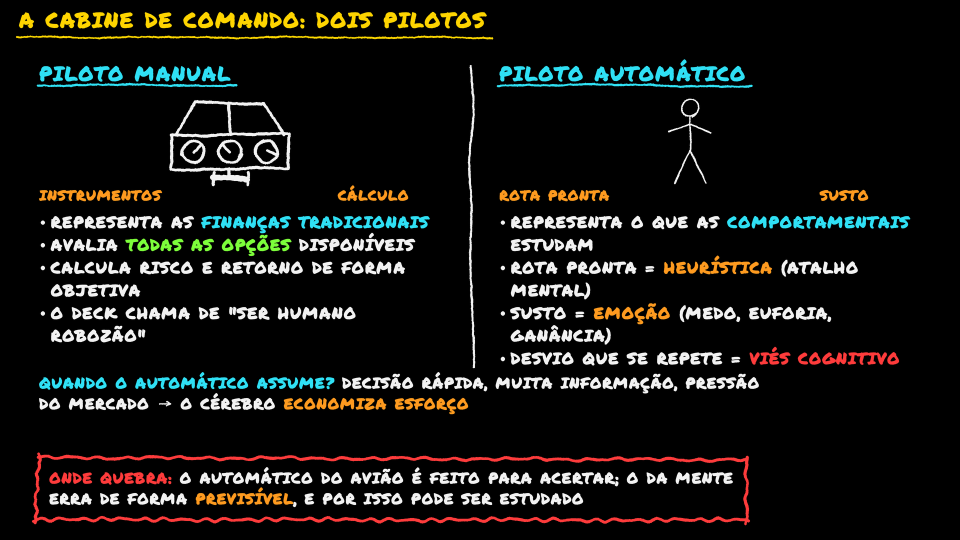
#> input picture aulas-certificacoes/materiais/cpro-r/lousas/r1-financas-comportamentais/r1a_2_cabine.png, 1920 x 1080 px (shown at 1/2 size)
$ python -i conferir_lousas.py   (imports and definitions only)
#> lines starting #> are read from the running program, lines starting #| are printed output that depends on the picture; after the words box and inside, x2 and y2 are one past the last pixel; in counts of white or black regions, pixels touching at a corner belong together
### Skill Creator/roteiro-lousa-aprofundado/scripts/desenhos.py
# -*- coding: utf-8 -*-
"""
Biblioteca de desenhos simples (estilo rabisco de lousa) usados pelo lousa.py.

Cada desenho é descrito numa caixa de largura 1 e altura = "aspecto".
Primitivas (coordenadas nessa caixa):
  ("linha",  [(x, y), ...])            traço livre passando pelos pontos
  ("fechada", [(x, y), ...])           traço livre que volta ao primeiro ponto
  ("elipse", cx, cy, rx, ry)           contorno à mão, com "passada" no fim (não fecha perfeito)
  ("arco",   cx, cy, rx, ry, a0, a1)   pedaço de elipse, ângulos em graus (0 = direita, 90 = baixo)
  ("grossa", [(x, y), ...])            traço com o dobro da espessura (ex.: mercúrio do termômetro)
  ("ponto",  cx, cy, r)                bolinha cheia
  ("texto",  "R$", cx, cy, tam)        texto na fonte da lousa; tam relativo à largura

Para criar um desenho novo: acrescente uma entrada em DESENHOS com "aspecto",
"descricao" e "tracos". Mantenha poucos traços: rabisco de professor, não ilustração.
"""
import math


def _estrela(n=5, r_ext=0.48, r_int=0.2, cx=0.5, cy=0.52):
#> called with n = 5, r_ext = 0.48, r_int = 0.2, cx = 0.5, cy = 0.52
    pts = []
    for i in range(2 * n + 1):
        r = r_ext if i % 2 == 0 else r_int
        a = -math.pi / 2 + i * math.pi / n
        pts.append((cx + r * math.cos(a), cy + r * math.sin(a)))
    return pts


DESENHOS = {
    "estrada": {
        "aspecto": 0.3,
        "descricao": "estrada lisa vista de lado (ativo livre de risco, caminho sem buracos)",
        "tracos": [
            ("linha", [(0.0, 0.05), (0.5, 0.048), (1.0, 0.052)]),
            ("linha", [(0.0, 0.25), (0.5, 0.252), (1.0, 0.248)]),
            ("linha", [(0.06, 0.15), (0.16, 0.15)]), ("linha", [(0.27, 0.15), (0.37, 0.15)]),
            ("linha", [(0.48, 0.15), (0.58, 0.15)]), ("linha", [(0.69, 0.15), (0.79, 0.15)]),
            ("linha", [(0.9, 0.15), (0.99, 0.15)]),
        ],
    },
    "estrada_buracos": {
        "aspecto": 0.3,
        "descricao": "estrada com buracos (risco: o caminho pode sair diferente do previsto)",
        "tracos": [
            ("linha", [(0.0, 0.05), (0.5, 0.048), (1.0, 0.052)]),
            ("linha", [(0.0, 0.25), (0.5, 0.252), (1.0, 0.248)]),
            ("linha", [(0.06, 0.15), (0.16, 0.15)]), ("linha", [(0.48, 0.15), (0.58, 0.15)]),
            ("linha", [(0.9, 0.15), (0.99, 0.15)]),
            ("elipse", 0.27, 0.1, 0.06, 0.025), ("elipse", 0.4, 0.2, 0.05, 0.022),
            ("elipse", 0.7, 0.09, 0.07, 0.026), ("elipse", 0.82, 0.19, 0.045, 0.02),
        ],
    },
    "rodovia_pedagio": {
        "aspecto": 0.26,
        "descricao": "rodovia com cabine de pedágio na entrada (aporte) e na saída (resgate)",
        "tracos": [
            ("linha", [(0.0, 0.17), (0.5, 0.168), (1.0, 0.172)]),
            ("linha", [(0.0, 0.25), (0.5, 0.252), (1.0, 0.248)]),
            ("linha", [(0.27, 0.21), (0.33, 0.21)]), ("linha", [(0.42, 0.21), (0.48, 0.21)]),
            ("linha", [(0.57, 0.21), (0.63, 0.21)]),
            ("fechada", [(0.05, 0.155), (0.05, 0.05), (0.16, 0.05), (0.16, 0.155)]),
            ("fechada", [(0.035, 0.05), (0.175, 0.05), (0.16, 0.015), (0.05, 0.015)]),
            ("fechada", [(0.08, 0.07), (0.13, 0.07), (0.13, 0.11), (0.08, 0.11)]),
            ("grossa", [(0.16, 0.13), (0.25, 0.13)]),
            ("fechada", [(0.84, 0.155), (0.84, 0.05), (0.95, 0.05), (0.95, 0.155)]),
            ("fechada", [(0.825, 0.05), (0.965, 0.05), (0.95, 0.015), (0.84, 0.015)]),
            ("fechada", [(0.87, 0.07), (0.92, 0.07), (0.92, 0.11), (0.87, 0.11)]),
            ("grossa", [(0.84, 0.13), (0.75, 0.13)]),
        ],
    },
    "carro": {
        "aspecto": 0.58,
        "descricao": "carro de perfil (juros = freio/acelerador, economia andando)",
        "tracos": [
            ("fechada", [(0.0, 0.30), (0.02, 0.48), (1.0, 0.48), (0.99, 0.30), (0.83, 0.27),
                         (0.71, 0.04), (0.31, 0.04), (0.18, 0.28)]),
            ("elipse", 0.25, 0.49, 0.1, 0.1),
            ("elipse", 0.74, 0.49, 0.1, 0.1),
        ],
    },
    "balao": {
        "aspecto": 1.45,
        "descricao": "balão de festa (inflação = balão inchando)",
        "tracos": [
            ("elipse", 0.5, 0.46, 0.38, 0.44),
            ("fechada", [(0.45, 0.94), (0.55, 0.94), (0.5, 0.89)]),
            ("linha", [(0.5, 0.95), (0.56, 1.08), (0.44, 1.22), (0.52, 1.43)]),
        ],
    },
    "lampada": {
        "aspecto": 1.15,
        "descricao": "lâmpada acesa (ideia, sacada, conceito-chave)",
        "tracos": [
            ("arco", 0.5, 0.42, 0.27, 0.29, 140, 400),
            ("linha", [(0.29, 0.6), (0.37, 0.72), (0.37, 0.84)]),
            ("linha", [(0.71, 0.6), (0.63, 0.72), (0.63, 0.84)]),
            ("linha", [(0.35, 0.86), (0.65, 0.86)]),
            ("linha", [(0.37, 0.95), (0.63, 0.95)]),
            ("linha", [(0.43, 1.04), (0.57, 1.04)]),
            ("linha", [(0.5, 0.0), (0.5, 0.07)]),
            ("linha", [(0.12, 0.13), (0.18, 0.19)]),
            ("linha", [(0.88, 0.13), (0.82, 0.19)]),
            ("linha", [(0.0, 0.42), (0.09, 0.42)]),
            ("linha", [(1.0, 0.42), (0.91, 0.42)]),
        ],
    },
    "grafico_alta": {
        "aspecto": 0.8,
        "descricao": "gráfico subindo (alta de preço, juros, PIB)",
        "tracos": [
            ("linha", [(0.04, 0.0), (0.04, 0.76), (1.0, 0.76)]),
            ("linha", [(0.1, 0.66), (0.3, 0.5), (0.45, 0.56), (0.65, 0.3), (0.78, 0.36), (0.95, 0.08)]),
            ("linha", [(0.82, 0.1), (0.95, 0.08), (0.95, 0.22)]),
        ],
    },
    "grafico_baixa": {
        "aspecto": 0.8,
        "descricao": "gráfico caindo (queda de preço, recessão)",
        "tracos": [
            ("linha", [(0.04, 0.0), (0.04, 0.76), (1.0, 0.76)]),
            ("linha", [(0.1, 0.1), (0.3, 0.26), (0.45, 0.2), (0.65, 0.46), (0.78, 0.4), (0.95, 0.66)]),
            ("linha", [(0.82, 0.66), (0.95, 0.66), (0.95, 0.52)]),
        ],
    },
    "casa": {
        "aspecto": 0.9,
        "descricao": "casa (imóvel, família, orçamento doméstico)",
        "tracos": [
            ("linha", [(0.15, 0.42), (0.15, 0.88), (0.85, 0.88), (0.85, 0.42)]),
            ("linha", [(0.04, 0.47), (0.5, 0.05), (0.96, 0.47)]),
            ("linha", [(0.42, 0.88), (0.42, 0.62), (0.58, 0.62), (0.58, 0.88)]),
        ],
    },
    "banco": {
        "aspecto": 0.85,
        "descricao": "prédio com colunas (Banco Central, banco, instituição)",
        "tracos": [
            ("fechada", [(0.05, 0.3), (0.5, 0.04), (0.95, 0.3)]),
            ("linha", [(0.2, 0.36), (0.2, 0.72)]),
            ("linha", [(0.4, 0.36), (0.4, 0.72)]),
            ("linha", [(0.6, 0.36), (0.6, 0.72)]),
            ("linha", [(0.8, 0.36), (0.8, 0.72)]),
            ("linha", [(0.08, 0.76), (0.92, 0.76)]),
            ("linha", [(0.02, 0.84), (0.98, 0.84)]),
        ],
    },
    "dinheiro": {
        "aspecto": 0.5,
        "descricao": "cédula de dinheiro",
        "tracos": [
            ("fechada", [(0.0, 0.0), (1.0, 0.0), (1.0, 0.5), (0.0, 0.5)]),
            ("elipse", 0.5, 0.25, 0.13, 0.15),
            ("texto", "$", 0.5, 0.26, 0.2),
        ],
    },
    "moeda": {
        "aspecto": 1.0,
        "descricao": "moeda com cifrão",
        "tracos": [
            ("elipse", 0.5, 0.5, 0.46, 0.46),
            ("texto", "$", 0.5, 0.52, 0.55),
        ],
    },
    "cofrinho": {
        "aspecto": 0.78,
        "descricao": "cofrinho de porquinho (poupança, reserva)",
        "tracos": [
            ("elipse", 0.48, 0.42, 0.4, 0.29),
            ("elipse", 0.9, 0.42, 0.06, 0.09),
            ("linha", [(0.26, 0.2), (0.3, 0.03), (0.41, 0.15)]),
            ("linha", [(0.24, 0.66), (0.24, 0.78)]),
            ("linha", [(0.38, 0.7), (0.38, 0.78)]),
            ("linha", [(0.6, 0.7), (0.6, 0.78)]),
            ("linha", [(0.74, 0.65), (0.74, 0.78)]),
            ("linha", [(0.4, 0.16), (0.56, 0.16)]),
            ("linha", [(0.08, 0.38), (0.02, 0.33), (0.05, 0.27)]),
            ("ponto", 0.73, 0.33, 0.022),
        ],
    },
    "termometro": {
        "aspecto": 2.2,
        "descricao": "termômetro (inflação, aquecimento da economia)",
        "tracos": [
            ("arco", 0.5, 0.16, 0.13, 0.11, 180, 360),
            ("linha", [(0.37, 0.16), (0.37, 1.7)]),
            ("linha", [(0.63, 0.16), (0.63, 1.7)]),
            ("arco", 0.5, 1.9, 0.27, 0.26, -60, 240),
            ("grossa", [(0.5, 0.75), (0.5, 1.85)]),
            ("ponto", 0.5, 1.9, 0.14),
            ("linha", [(0.68, 0.45), (0.8, 0.45)]),
            ("linha", [(0.68, 0.75), (0.8, 0.75)]),
            ("linha", [(0.68, 1.05), (0.8, 1.05)]),
            ("linha", [(0.68, 1.35), (0.8, 1.35)]),
        ],
    },
    "alvo": {
        "aspecto": 1.0,
        "descricao": "alvo com flecha (meta de inflação, objetivo)",
        "tracos": [
            ("elipse", 0.46, 0.54, 0.43, 0.43),
            ("elipse", 0.46, 0.54, 0.28, 0.28),
            ("elipse", 0.46, 0.54, 0.12, 0.12),
            ("linha", [(0.98, 0.02), (0.5, 0.5)]),
            ("linha", [(0.86, 0.02), (0.98, 0.02), (0.98, 0.14)]),
        ],
    },
    "balanca": {
        "aspecto": 0.85,
        "descricao": "balança de dois pratos (equilíbrio, oferta x demanda, justiça)",
        "tracos": [
            ("elipse", 0.5, 0.1, 0.035, 0.035),
            ("linha", [(0.5, 0.14), (0.5, 0.78)]),
            ("linha", [(0.32, 0.8), (0.68, 0.8)]),
            ("linha", [(0.08, 0.2), (0.92, 0.2)]),
            ("linha", [(0.08, 0.2), (0.0, 0.5)]),
            ("linha", [(0.08, 0.2), (0.17, 0.5)]),
            ("arco", 0.085, 0.5, 0.11, 0.07, 0, 180),
            ("linha", [(0.92, 0.2), (0.83, 0.5)]),
            ("linha", [(0.92, 0.2), (1.0, 0.5)]),
            ("arco", 0.915, 0.5, 0.11, 0.07, 0, 180),
        ],
    },
    "ampulheta": {
        "aspecto": 1.3,
        "descricao": "ampulheta (tempo, prazo, carência, juros compostos)",
        "tracos": [
            ("linha", [(0.12, 0.04), (0.88, 0.04)]),
            ("linha", [(0.12, 1.26), (0.88, 1.26)]),
            ("linha", [(0.22, 0.04), (0.22, 0.26), (0.47, 0.65), (0.22, 1.04), (0.22, 1.26)]),
            ("linha", [(0.78, 0.04), (0.78, 0.26), (0.53, 0.65), (0.78, 1.04), (0.78, 1.26)]),
            ("linha", [(0.35, 1.2), (0.5, 1.08), (0.65, 1.2)]),
        ],
    },
    "pessoa": {
        "aspecto": 1.6,
        "descricao": "boneco palito (cliente, investidor, pessoa)",
        "tracos": [
            ("elipse", 0.5, 0.18, 0.15, 0.15),
            ("linha", [(0.5, 0.34), (0.5, 0.95)]),
            ("linha", [(0.12, 0.62), (0.5, 0.48), (0.88, 0.62)]),
            ("linha", [(0.22, 1.55), (0.5, 0.95), (0.78, 1.55)]),
        ],
    },
    "check": {
        "aspecto": 0.8,
        "descricao": "sinal de certo",
        "tracos": [("linha", [(0.04, 0.44), (0.36, 0.76), (0.96, 0.04)])],
    },
    "xis": {
        "aspecto": 1.0,
        "descricao": "sinal de errado (X)",
        "tracos": [("linha", [(0.06, 0.06), (0.94, 0.94)]), ("linha", [(0.94, 0.06), (0.06, 0.94)])],
    },
    "estrela": {
        "aspecto": 1.0,
        "descricao": "estrela (destaque, cai muito na prova)",
        "tracos": [("linha", _estrela())],
    },
    "exclamacao": {
        "aspecto": 1.0,
        "descricao": "triângulo de alerta com exclamação (pegadinha)",
        "tracos": [
            ("fechada", [(0.5, 0.04), (0.97, 0.9), (0.03, 0.9)]),
            ("linha", [(0.5, 0.32), (0.5, 0.62)]),
            ("ponto", 0.5, 0.75, 0.035),
        ],
    },
    "caminhao": {
        "aspecto": 0.55,
        "descricao": "caminhão de mudança (transferência de custódia, levar os ativos)",
        "tracos": [
            ("fechada", [(0.02, 0.04), (0.62, 0.04), (0.62, 0.42), (0.02, 0.42)]),
            ("linha", [(0.62, 0.15), (0.8, 0.15), (0.96, 0.29), (0.96, 0.42), (0.62, 0.42)]),
            ("fechada", [(0.67, 0.19), (0.79, 0.19), (0.89, 0.28), (0.67, 0.28)]),
            ("linha", [(0.12, 0.14), (0.3, 0.14), (0.3, 0.32), (0.12, 0.32), (0.12, 0.14)]),
            ("linha", [(0.36, 0.2), (0.52, 0.2), (0.52, 0.32), (0.36, 0.32), (0.36, 0.2)]),
            ("elipse", 0.19, 0.44, 0.075, 0.075),
            ("elipse", 0.8, 0.44, 0.075, 0.075),
        ],
    },
    "prancheta": {
        "aspecto": 1.3,
        "descricao": "prancheta com ficha (cadastro, perfil do cliente, ficha do paciente)",
        "tracos": [
            ("fechada", [(0.08, 0.1), (0.92, 0.1), (0.92, 1.26), (0.08, 1.26)]),
            ("fechada", [(0.34, 0.02), (0.66, 0.02), (0.66, 0.17), (0.34, 0.17)]),
            ("linha", [(0.22, 0.4), (0.78, 0.4)]),
            ("linha", [(0.22, 0.58), (0.78, 0.58)]),
            ("linha", [(0.22, 0.76), (0.66, 0.76)]),
            ("linha", [(0.22, 0.94), (0.72, 0.94)]),
        ],
    },
    "balanca_peso": {
        "aspecto": 1.0,
        "descricao": "balança de banheiro vista de cima (peso atual x ideal, check-up)",
        "tracos": [
            ("fechada", [(0.05, 0.05), (0.95, 0.05), (0.95, 0.95), (0.05, 0.95)]),
            ("arco", 0.5, 0.33, 0.2, 0.16, 180, 360),
            ("linha", [(0.3, 0.33), (0.7, 0.33)]),
            ("linha", [(0.5, 0.33), (0.6, 0.2)]),
            ("elipse", 0.32, 0.68, 0.1, 0.15),
            ("elipse", 0.68, 0.68, 0.1, 0.15),
        ],
    },
    "tubo_ensaio": {
        "aspecto": 1.4,
        "descricao": "tubo de ensaio com líquido (exame, indicador, teste)",
        "tracos": [
            ("linha", [(0.26, 0.05), (0.74, 0.05)]),
            ("linha", [(0.35, 0.05), (0.35, 1.12)]),
            ("linha", [(0.65, 0.05), (0.65, 1.12)]),
            ("arco", 0.5, 1.12, 0.15, 0.17, 0, 180),
            ("linha", [(0.35, 0.66), (0.43, 0.62), (0.5, 0.67), (0.58, 0.62), (0.65, 0.66)]),
            ("linha", [(0.42, 0.82), (0.42, 0.9)]),
            ("linha", [(0.56, 0.95), (0.56, 1.03)]),
        ],
    },
    "receita": {
        "aspecto": 1.3,
        "descricao": "receita médica com Rx (recomendação, plano de ação)",
        "tracos": [
            ("fechada", [(0.1, 0.04), (0.9, 0.04), (0.9, 1.26), (0.1, 1.26)]),
            ("texto", "Rx", 0.34, 0.27, 0.3),
            ("linha", [(0.22, 0.56), (0.78, 0.56)]),
            ("linha", [(0.22, 0.73), (0.78, 0.73)]),
            ("linha", [(0.22, 0.9), (0.6, 0.9)]),
            ("linha", [(0.48, 1.12), (0.56, 1.03), (0.62, 1.13), (0.7, 1.04), (0.8, 1.09)]),
        ],
    },
    "onibus": {
        "aspecto": 0.46,
        "descricao": "ônibus de linha (ativo livre de risco, caminho seguro e constante)",
        "tracos": [
            ("fechada", [(0.02, 0.05), (0.95, 0.05), (0.99, 0.12), (0.99, 0.37), (0.02, 0.37)]),
            ("fechada", [(0.07, 0.11), (0.19, 0.11), (0.19, 0.21), (0.07, 0.21)]),
            ("fechada", [(0.25, 0.11), (0.37, 0.11), (0.37, 0.21), (0.25, 0.21)]),
            ("fechada", [(0.43, 0.11), (0.55, 0.11), (0.55, 0.21), (0.43, 0.21)]),
            ("fechada", [(0.61, 0.11), (0.73, 0.11), (0.73, 0.21), (0.61, 0.21)]),
            ("linha", [(0.8, 0.11), (0.8, 0.37)]),
            ("linha", [(0.85, 0.11), (0.96, 0.11), (0.97, 0.24), (0.85, 0.24), (0.85, 0.11)]),
            ("elipse", 0.2, 0.39, 0.065, 0.065),
            ("elipse", 0.73, 0.39, 0.065, 0.065),
        ],
    },
    "placa": {
        "aspecto": 1.0,
        "descricao": "placa de estrada com o nome da cidade (destino, meta, objetivo do cliente)",
        "tracos": [
            ("fechada", [(0.04, 0.04), (0.96, 0.04), (0.96, 0.5), (0.04, 0.5)]),
            ("linha", [(0.2, 0.19), (0.8, 0.19)]),
            ("linha", [(0.3, 0.34), (0.7, 0.34)]),
            ("linha", [(0.24, 0.5), (0.24, 0.98)]),
            ("linha", [(0.76, 0.5), (0.76, 0.98)]),
        ],
    },
    "combustivel": {
        "aspecto": 0.9,
        "descricao": "marcador de combustível na reserva (tanque inteiro gasto, risco total)",
        "tracos": [
            ("arco", 0.5, 0.55, 0.45, 0.45, 180, 360),
            ("linha", [(0.05, 0.55), (0.95, 0.55)]),
            ("linha", [(0.09, 0.39), (0.15, 0.42)]),
            ("linha", [(0.5, 0.1), (0.5, 0.17)]),
            ("linha", [(0.91, 0.39), (0.85, 0.42)]),
            ("grossa", [(0.5, 0.55), (0.14, 0.48)]),
            ("ponto", 0.5, 0.55, 0.035),
            ("fechada", [(0.5, 0.64), (0.56, 0.75), (0.55, 0.82), (0.5, 0.86), (0.45, 0.82), (0.44, 0.75)]),
        ],
    },
    "serra": {
        "aspecto": 0.82,
        "descricao": "serra com a estrada subindo em zigue-zague (inclinação da pista, risco de mercado, beta)",
        "tracos": [
            ("linha", [(0.0, 0.8), (0.42, 0.06), (0.62, 0.4), (0.76, 0.22), (1.0, 0.8)]),
            ("linha", [(0.08, 0.79), (0.62, 0.69), (0.3, 0.56), (0.6, 0.44), (0.38, 0.33), (0.47, 0.22)]),
            ("linha", [(0.0, 0.8), (1.0, 0.8)]),
        ],
    },
    "mar": {
        "aspecto": 0.8,
        "descricao": "mar com ondas, um barco a vela e um navio (maré = risco de mercado, barcos = ativos)",
        "tracos": [
            ("linha", [(0.0, 0.62), (0.1, 0.57), (0.2, 0.62), (0.3, 0.57), (0.4, 0.62), (0.5, 0.57), (0.6, 0.62),
                       (0.7, 0.57), (0.8, 0.62), (0.9, 0.57), (1.0, 0.62)]),
            ("linha", [(0.05, 0.74), (0.15, 0.69), (0.25, 0.74), (0.35, 0.69), (0.45, 0.74), (0.55, 0.69),
                       (0.65, 0.74), (0.75, 0.69), (0.85, 0.74), (0.95, 0.69)]),
            ("fechada", [(0.06, 0.5), (0.36, 0.5), (0.31, 0.58), (0.11, 0.58)]),
            ("linha", [(0.21, 0.5), (0.21, 0.22)]),
            ("fechada", [(0.21, 0.24), (0.34, 0.46), (0.21, 0.46)]),
            ("fechada", [(0.48, 0.44), (0.97, 0.44), (0.91, 0.58), (0.54, 0.58)]),
            ("fechada", [(0.6, 0.3), (0.82, 0.3), (0.82, 0.44), (0.6, 0.44)]),
            ("fechada", [(0.7, 0.15), (0.77, 0.15), (0.77, 0.3), (0.7, 0.3)]),
        ],
    },
    "fronteira_eficiente": {
        "aspecto": 0.95,
        "descricao": "gráfico risco × retorno com a fronteira eficiente e carteiras dominadas abaixo",
        "tracos": [
            ("linha", [(0.1, 0.06), (0.1, 0.8), (0.98, 0.8)]),
            ("linha", [(0.14, 0.7), (0.22, 0.5), (0.34, 0.35), (0.5, 0.25), (0.7, 0.18), (0.94, 0.14)]),
            ("ponto", 0.36, 0.58, 0.02), ("ponto", 0.5, 0.5, 0.02), ("ponto", 0.64, 0.6, 0.02),
            ("ponto", 0.28, 0.68, 0.02), ("ponto", 0.78, 0.44, 0.02),
            ("texto", "RETORNO", 0.3, 0.0, 0.08),
            ("texto", "RISCO", 0.78, 0.9, 0.08),
        ],
    },
    "diversificacao": {
        "aspecto": 0.95,
        "descricao": "risco × número de ativos: a curva cai e encosta no piso do risco sistemático",
        "tracos": [
            ("linha", [(0.1, 0.06), (0.1, 0.8), (0.98, 0.8)]),
            ("linha", [(0.13, 0.1), (0.2, 0.32), (0.3, 0.45), (0.45, 0.53), (0.65, 0.57), (0.95, 0.585)]),
            ("linha", [(0.12, 0.62), (0.2, 0.62)]), ("linha", [(0.28, 0.62), (0.36, 0.62)]),
            ("linha", [(0.44, 0.62), (0.52, 0.62)]), ("linha", [(0.6, 0.62), (0.68, 0.62)]),
            ("linha", [(0.76, 0.62), (0.84, 0.62)]), ("linha", [(0.9, 0.62), (0.97, 0.62)]),
            ("texto", "RISCO", 0.24, 0.0, 0.08),
            ("texto", "Nº DE ATIVOS", 0.62, 0.9, 0.08),
        ],
    },
}


# [7 lines left out: function lista, not called in this run]

### Skill Creator/roteiro-lousa-aprofundado/scripts/conferir_lousas.py
# -*- coding: utf-8 -*-
"""
Confere as lousas de uma aula antes da entrega.

Uso: python3 conferir_lousas.py roteiro.md lousas.json [-o pasta_dos_png]

Desenha cada lousa do JSON (o mesmo motor do lousa.py) e aponta como pendência:
- aviso do gerador (texto cortado, canto do logo ou da webcam invadido, letra abaixo de 28 px...);
- ocupação abaixo de 70% da altura útil (lousa com metade da tela vazia);
- faixa horizontal vazia de mais de 120 px (buraco no meio ou pé vazio);
- 8 palavras seguidas iguais à fala do mesmo vídeo e bloco (a lousa complementa a fala, não a repete);
- menção à apostila (ela é fonte interna e não aparece no material);
- PNG cujo nome não segue {video}_{bloco}_{slug}.png (ex.: r60a_2_metafora.png, r50-1_4_resolucao.png);
- verde ou vermelho sem ✓/✗ ou palavra-rótulo na mesma linha (a cor nunca carrega o sentido sozinha);
- tópico com mais de 12 palavras;
- lousa sem referência, ou referência sem a descrição simples antes do identificador entre parênteses;
- primeira lousa da aula sem a legenda das cores; Bloco 4 sem a pergunta de recuperação; último vídeo
  sem a síntese da aula; exercício sem premissas ou com conclusão que não diz qual regra gerou a diferença.
Vídeo sem as 4 lousas, referencia false e frase absoluta na lousa saem como aviso.
Sai com código 1 se houver pendência.
"""
import argparse
import os
import re
import sys
import unicodedata

sys.dont_write_bytecode = True
AQUI = os.path.dirname(os.path.abspath(__file__))
sys.path.insert(0, AQUI)

from PIL import Image  # noqa: E402

import conferir_roteiro as CR  # noqa: E402
import lousa as LOUSA  # noqa: E402
import moldes as MOLDES  # noqa: E402

TOPO_UTIL, BASE_UTIL = 120, 1040
CANTOS = [(1560, 0, 1920, 190), (1600, 760, 1920, 1080)]  # logo X8 e webcam
OCUPACAO_MIN = 0.70
FAIXA_VAZIA_MAX = 120  # px: a amostra aprovada tem até 38; as lousas antigas rejeitadas, de 92 a 463
N_PALAVRAS = 8
PALAVRA = re.compile(r"[0-9A-ZÀ-Þ]+")
N_TOPICO = 12  # palavras por tópico: uma ideia, palavra-chave na frente
TOPICO = re.compile(r"^\s*(?:[-•]|\d{1,2}\.)\s+")
MARCA_COR = re.compile(r"\{(vermelho|verde):([^{}]*)\}")
SIMBOLOS = {"vermelho": "✗✘❌❎✖⚠↓", "verde": "✓✔✅☑↑"}
ROTULOS = {"vermelho": {"ERRADO", "ERRADA", "ERRADOS", "ERRADAS", "ERRO", "FALSO", "FALSA", "MITO", "ALERTA",
                        "CUIDADO", "ATENCAO"},
           "verde": {"CERTO", "CERTA", "CORRETO", "CORRETA", "VERDADE", "VERDADEIRO", "VERDADEIRA", "REGRA"}}
REFERENCIA = re.compile(r"^([^()]+)\(([^()]*\w[^()]*)\)\s*$")
NUMERO_COM_SINAL = re.compile(r"^[+−-]\s?\d")
MECANISMO = re.compile(r"→|\bporque\b|\bpois\b", re.IGNORECASE)


# [9 lines left out: function ocupacao, not called in this run]


def faixa_vazia(png):
    """Maior faixa horizontal sem tinta (em px) entre y 120 e 1040, sem contar os cantos livres."""
    img = Image.open(png).convert("L").point(lambda v: 255 if v > 40 else 0)
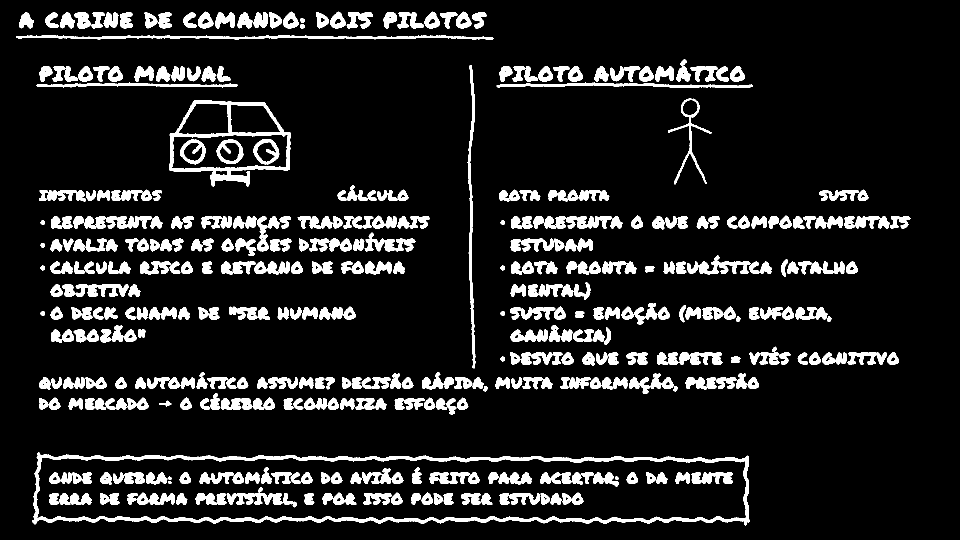
#> img: PIL image 1920x1080 L (shown at 1/2 size); 11.6% white; 459 white regions, largest, box (x1, y1, x2, y2) and area: (64, 905, 1500, 1051) 19860, (338, 200, 582, 373) 7289, (32, 70, 987, 79) 4079
    for c in CANTOS:
        img.paste(0, c)
    faixa = img.crop((0, TOPO_UTIL, img.width, BASE_UTIL))
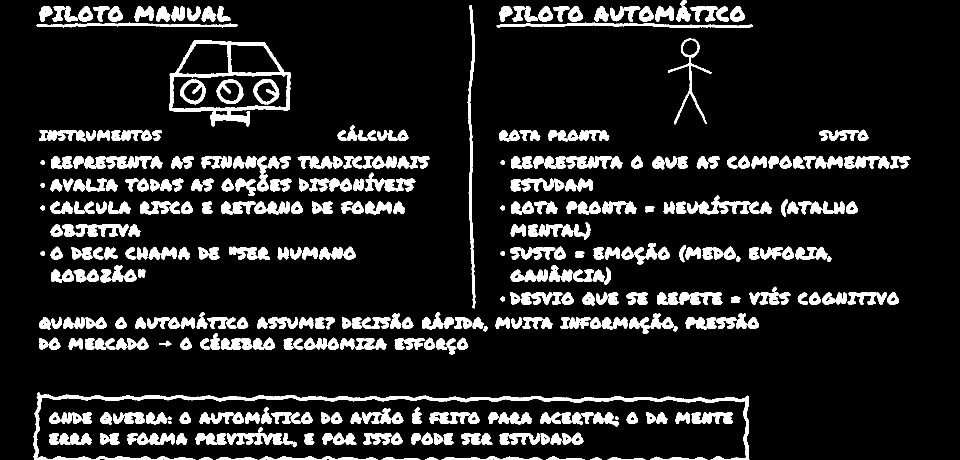
#> faixa: PIL image 1920x920 L (shown at 1/2 size); 12.3% white; 440 white regions, largest, box (x1, y1, x2, y2) and area: (66, 785, 1499, 920) 12289, (338, 80, 582, 253) 7289, (935, 10, 951, 617) 2990
    maior = atual = 0
    for y in range(faixa.height):
        if faixa.crop((0, y, faixa.width, y + 1)).getbbox():  # qualquer pixel com tinta
            atual = 0
        else:
            atual += 1
            maior = max(maior, atual)
#> (the rest of the program and of its run is left out)
